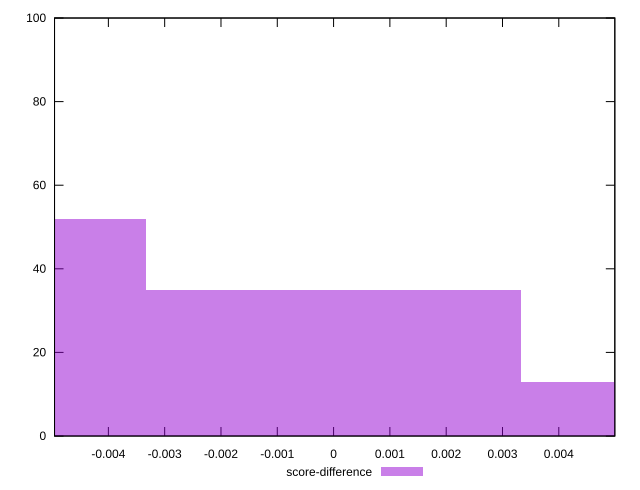

Write the gnuplot code that produced this figure.
reset

$scoreDifference <<EOF
0 35
0.006657847409498077 13
-0.006657847409498077 52
EOF

set key outside below
set boxwidth 0.006657847409498077
set xrange [-0.004956246087355454:0.0049951011535259715]
set yrange [0:100]
set trange [0:100]
set style fill transparent solid 0.5 noborder
set terminal svg size 640, 490 enhanced background rgb 'white'
set output "report_00008_2021-01-22T20:58:29.167/first-contentful-paint/samples/pages+cached+noexternal+noimg/score-difference/histogram.svg"

plot $scoreDifference title "score-difference" with boxes

reset
